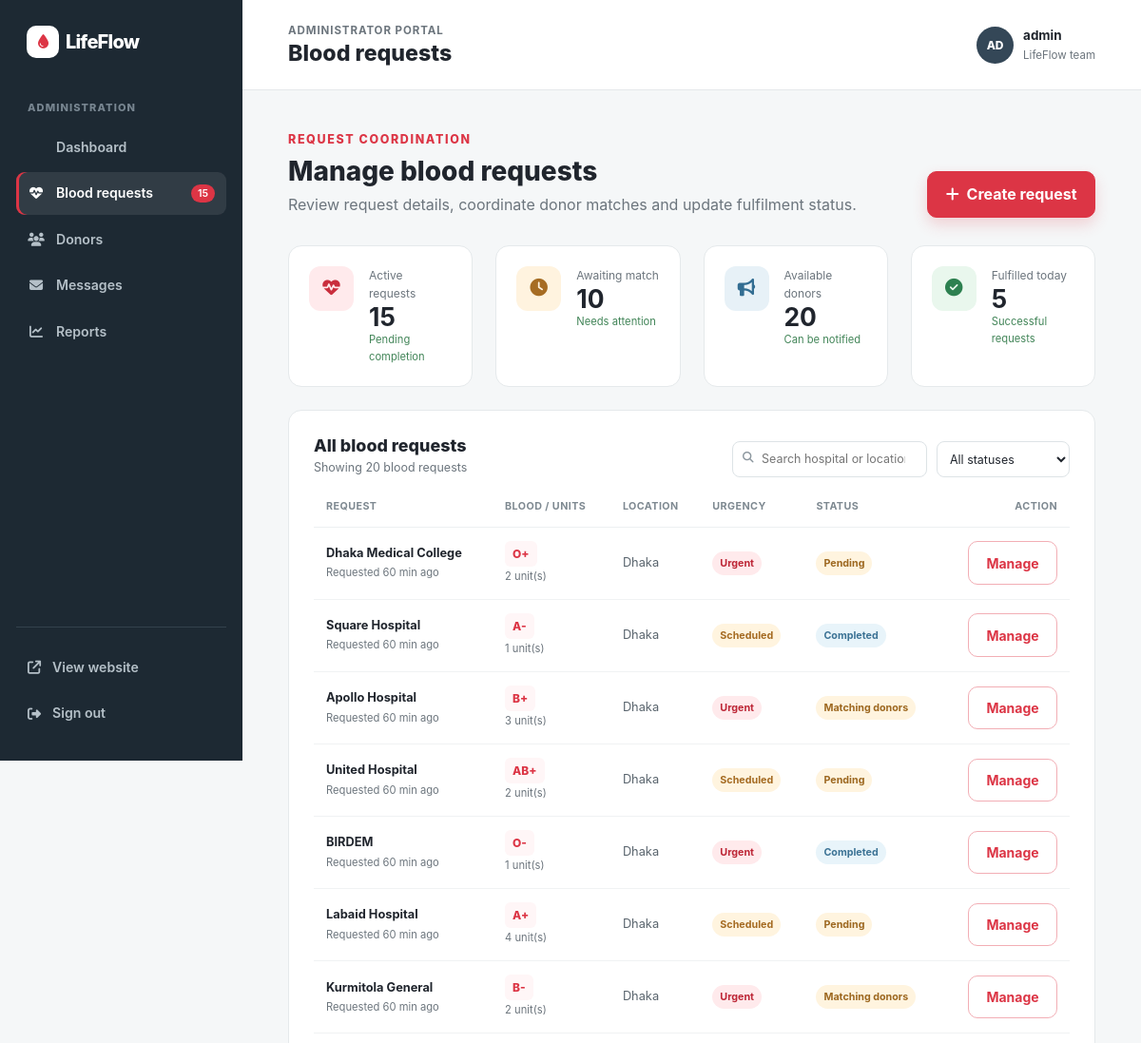
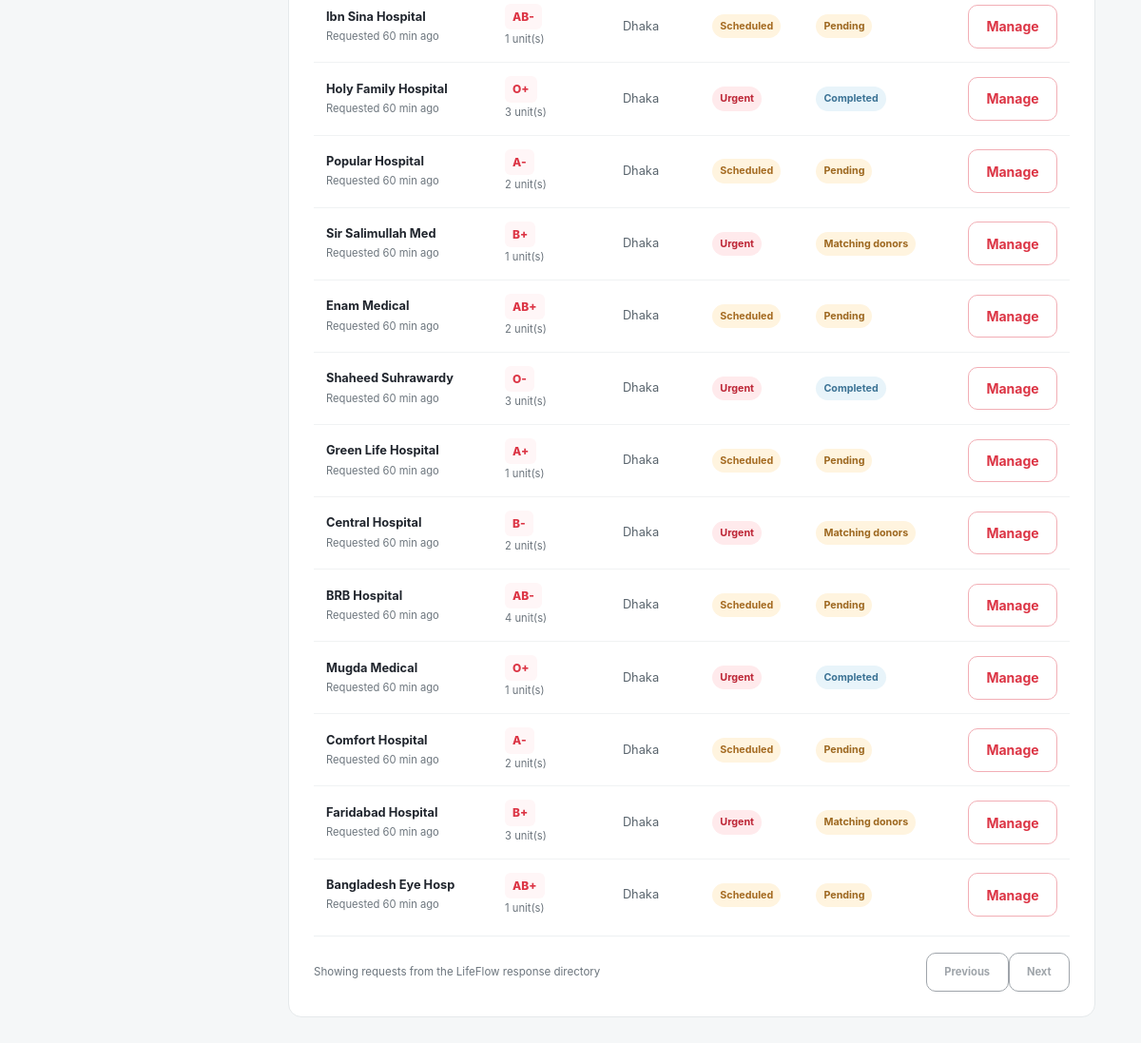
The page /admin/manage-requests.php (signed in) on the database its author committed (2 pictures, top to bottom).
### tables this page shows
CREATE TABLE blood_requests (
    id INT AUTO_INCREMENT PRIMARY KEY,
    patient_name VARCHAR(100) NOT NULL,
    blood_group VARCHAR(5) NOT NULL,
    units INT NOT NULL CHECK (units > 0),
    urgency VARCHAR(20) NOT NULL CHECK (urgency IN ('Urgent', 'Scheduled')),
    hospital VARCHAR(100) NOT NULL,
    city VARCHAR(50) NOT NULL,
    address VARCHAR(255) NOT NULL,
    contact_name VARCHAR(100) NOT NULL,
    phone VARCHAR(20) NOT NULL,
    notes TEXT,
    status VARCHAR(20) DEFAULT 'Pending' CHECK (status IN ('Pending', 'Matching donors', 'Completed')),
    created_at TIMESTAMP DEFAULT CURRENT_TIMESTAMP,
    CHECK (blood_group IN ('A+', 'A-', 'B+', 'B-', 'AB+', 'AB-', 'O+', 'O-'))
);

### admin/manage-requests.php (the view, shortened to what this page needs)
<?php
require_once '../includes/db.php';
$stmt = $pdo->query("SELECT * FROM blood_requests ORDER BY created_at DESC");
$requests = $stmt->fetchAll();
$activeRequestsCount = $pdo->query("SELECT COUNT(*) FROM blood_requests WHERE status != 'Completed'")->fetchColumn();
$awaitingMatch = $pdo->query("SELECT COUNT(*) FROM blood_requests WHERE status = 'Pending'")->fetchColumn();
$fulfilledToday = $pdo->query("SELECT COUNT(*) FROM blood_requests WHERE status = 'Completed' AND DATE(created_at) = CURDATE()")->fetchColumn();
$donorsNotified = $pdo->query("SELECT COUNT(*) FROM donors WHERE availability_status = 'Available'")->fetchColumn();
function time_ago($datetime) {
    $time_ago = strtotime($datetime);
    $current_time = time();
    $time_difference = $current_time - $time_ago;
    $seconds = $time_difference;
    $minutes      = round($seconds / 60);
    $hours           = round($seconds / 3600);
    $days          = round($seconds / 86400);
    if($seconds <= 60) {
        return "Just now";
    } else if($minutes <= 60) {
        return "$minutes min ago";
    } else if($hours <= 24) {
        return "$hours hrs ago";
    } else {
        return "$days days ago";
    }
}
?>
<!doctype html>
<html lang="en">
<head>
    <link href="https://cdn.jsdelivr.net/npm/bootstrap@5.3.3/dist/css/bootstrap.min.css" rel="stylesheet">
    <link href="https://cdnjs.cloudflare.com/ajax/libs/font-awesome/6.5.2/css/all.min.css" rel="stylesheet">
    <link href="../assets/css/main.css" rel="stylesheet">
    <link href="../assets/css/admin-home.css" rel="stylesheet">
</head>
<body class="admin-home-page">
    <div class="admin-shell"><aside class="admin-sidebar" id="adminSidebar"><a class="admin-sidebar-brand" href="index.php"><span class="brand-mark"><i class="fa-solid fa-droplet"></i></span><span>LifeFlow</span></a><p class="admin-sidebar-label">Administration</p><nav class="admin-menu" aria-label="Admin navigation"><a href="index.php"><i class="fa-solid fa-grid-2"></i> Dashboard</a><a class="active" href="manage-requests.php"><i class="fa-solid fa-heart-pulse"></i> Blood requests <span><?= $activeRequestsCount ?></span></a><a href="manage-donors.php"><i class="fa-solid fa-users"></i> Donors</a><a href="messages.php"><i class="fa-solid fa-envelope"></i> Messages</a><a href="reports.php"><i class="fa-solid fa-chart-line"></i> Reports</a></nav><div class="admin-sidebar-bottom"><a href="../index.html"><i class="fa-solid fa-arrow-up-right-from-square"></i> View website</a><a href="logout.php"><i class="fa-solid fa-right-from-bracket"></i> Sign out</a></div></aside>
        <div class="admin-main"><header class="admin-topbar"><div><p class="admin-eyebrow">Administrator portal</p><h1>Blood requests</h1></div><div class="admin-profile"><span class="admin-profile-avatar">AD</span><div><strong><?= htmlspecialchars($_SESSION['admin_username'] ?? 'Admin') ?></strong><small>LifeFlow team</small></div></div></header>
            <main class="admin-content"><section class="admin-welcome"><div><span class="section-kicker">Request coordination</span><h2>Manage blood requests</h2><p>Review request details, coordinate donor matches and update fulfilment status.</p></div><a href="../blood-request.php" class="btn btn-danger"><i class="fa-solid fa-plus me-1"></i> Create request</a></section>
                <section class="row g-4 admin-stats"><div class="col-sm-6 col-xl-3"><article class="admin-stat-card"><span class="admin-stat-icon icon-red"><i class="fa-solid fa-heart-pulse"></i></span><div><small>Active requests</small><strong><?= $activeRequestsCount ?></strong><p>Pending completion</p></div></article></div><div class="col-sm-6 col-xl-3"><article class="admin-stat-card"><span class="admin-stat-icon icon-gold"><i class="fa-solid fa-clock"></i></span><div><small>Awaiting match</small><strong><?= $awaitingMatch ?></strong><p>Needs attention</p></div></article></div><div class="col-sm-6 col-xl-3"><article class="admin-stat-card"><span class="admin-stat-icon icon-blue"><i class="fa-solid fa-bullhorn"></i></span><div><small>Available donors</small><strong><?= $donorsNotified ?></strong><p>Can be notified</p></div></article></div><div class="col-sm-6 col-xl-3"><article class="admin-stat-card"><span class="admin-stat-icon icon-green"><i class="fa-solid fa-circle-check"></i></span><div><small>Fulfilled today</small><strong><?= $fulfilledToday ?></strong><p>Successful requests</p></div></article></div></section>
                <section class="admin-panel mt-4"><div class="admin-panel-heading donor-management-heading"><div><h2>All blood requests</h2><p id="requestCount">Showing <?= count($requests) ?> blood requests</p></div><div class="admin-donor-filters"><div class="admin-search"><i class="fa-solid fa-magnifying-glass"></i><input type="search" id="requestSearch" placeholder="Search hospital or location"></div><select id="requestFilter" aria-label="Filter by request status"><option value="">All statuses</option><option value="matching">Matching donors</option><option value="open">Open</option><option value="fulfilled">Fulfilled</option></select></div></div><div class="table-responsive"><table class="table admin-table admin-request-table align-middle"><thead><tr><th>Request</th><th>Blood / units</th><th>Location</th><th>Urgency</th><th>Status</th><th class="text-end">Action</th></tr></thead><tbody id="requestTable">
                <?php foreach ($requests as $req):
                    $statusClass = 'open';
                    if (strtolower($req['status']) === 'matching donors' || strtolower($req['status']) === 'pending') $statusClass = 'pending';
                    $urgencyClass = strtolower($req['urgency']) === 'urgent' ? 'urgent' : 'standard';
                ?>
                <tr data-name="<?= htmlspecialchars($req['hospital'] . ' ' . $req['city']) ?>" data-status="<?= strtolower(htmlspecialchars($req['status'])) ?>">
                    <td><strong><?= htmlspecialchars($req['hospital']) ?></strong><small>Requested <?= time_ago($req['created_at']) ?></small></td>
                    <td><span class="admin-blood-badge"><?= htmlspecialchars($req['blood_group']) ?></span><small class="request-units"><?= htmlspecialchars($req['units']) ?> unit(s)</small></td>
                    <td><?= htmlspecialchars($req['city']) ?></td>
                    <td><span class="urgency <?= $urgencyClass ?>"><?= htmlspecialchars($req['urgency']) ?></span></td>
                    <td><span class="request-status <?= $statusClass ?>"><?= htmlspecialchars($req['status']) ?></span></td>
                    <td class="text-end"><button class="btn btn-sm btn-outline-danger request-action" type="button" data-request="<?= htmlspecialchars($req['hospital']) ?>" data-id="<?= $req['id'] ?>">Manage</button></td>
                </tr>
                <?php endforeach; ?>
                </tbody></table></div><div class="admin-table-footer"><span>Showing requests from the LifeFlow response directory</span><div><button class="btn btn-sm btn-outline-secondary" disabled>Previous</button><button class="btn btn-sm btn-outline-secondary" disabled>Next</button></div></div></section></main>
        </div></div>
</body>
</html>

### assets/css/main.css (style rules this page uses)
:root { --primary: #dc3545; --primary-dark: #b52a38; --ink: #20252d; --muted: #6c757d; --surface: #fff; --soft: #fff6f7; --line: #edf0f2; --shadow: 0 12px 30px rgba(31, 42, 55, .08); --radius: 18px }
* { box-sizing: border-box }
html { scroll-behavior: smooth }
body { margin: 0; font-family: Inter, system-ui, -apple-system, BlinkMacSystemFont, "Segoe UI", sans-serif; color: var(--ink); background: #fff; line-height: 1.6 }
.section-kicker { color: var(--primary); font-size: .78rem; font-weight: 800; letter-spacing: .13em; text-transform: uppercase }
.brand-mark { display: inline-grid; place-items: center; width: 34px; height: 34px; margin-right: 7px; border-radius: 10px; color: #fff; background: var(--primary); font-size: .92rem }
.btn { border-radius: 10px; font-weight: 700; padding: .7rem 1.15rem; transition: transform .2s, box-shadow .2s }
.btn-danger { background: var(--primary); border-color: var(--primary); box-shadow: 0 7px 16px rgba(220, 53, 69, .2) }
.btn-outline-danger { color: var(--primary); border-color: #f2aeb5 }

### rows shown on the page
blood_requests: hospital "Dhaka Medical College", created_at "60 min ago", blood_group "O+", units "2", city "Dhaka", urgency "Urgent", status "Pending"
blood_requests: hospital "Square Hospital", created_at "60 min ago", blood_group "A-", units "1", city "Dhaka", urgency "Scheduled", status "Completed"
blood_requests: hospital "Apollo Hospital", created_at "60 min ago", blood_group "B+", units "3", city "Dhaka", urgency "Urgent", status "Matching donors"
blood_requests: hospital "United Hospital", created_at "60 min ago", blood_group "AB+", units "2", city "Dhaka", urgency "Scheduled", status "Pending"
blood_requests: hospital "BIRDEM", created_at "60 min ago", blood_group "O-", units "1", city "Dhaka", urgency "Urgent", status "Completed"
blood_requests: hospital "Labaid Hospital", created_at "60 min ago", blood_group "A+", units "4", city "Dhaka", urgency "Scheduled", status "Pending"
blood_requests: hospital "Kurmitola General", created_at "60 min ago", blood_group "B-", units "2", city "Dhaka", urgency "Urgent", status "Matching donors"
blood_requests: hospital "Ibn Sina Hospital", created_at "60 min ago", blood_group "AB-", units "1", city "Dhaka", urgency "Scheduled", status "Pending"
blood_requests: hospital "Holy Family Hospital", created_at "60 min ago", blood_group "O+", units "3", city "Dhaka", urgency "Urgent", status "Completed"
blood_requests: hospital "Popular Hospital", created_at "60 min ago", blood_group "A-", units "2", city "Dhaka", urgency "Scheduled", status "Pending"
blood_requests: hospital "Sir Salimullah Med", created_at "60 min ago", blood_group "B+", units "1", city "Dhaka", urgency "Urgent", status "Matching donors"
blood_requests: hospital "Enam Medical", created_at "60 min ago", blood_group "AB+", units "2", city "Dhaka", urgency "Scheduled", status "Pending"
blood_requests: hospital "Shaheed Suhrawardy", created_at "60 min ago", blood_group "O-", units "3", city "Dhaka", urgency "Urgent", status "Completed"
blood_requests: hospital "Green Life Hospital", created_at "60 min ago", blood_group "A+", units "1", city "Dhaka", urgency "Scheduled", status "Pending"
blood_requests: hospital "Central Hospital", created_at "60 min ago", blood_group "B-", units "2", city "Dhaka", urgency "Urgent", status "Matching donors"
blood_requests: hospital "BRB Hospital", created_at "60 min ago", blood_group "AB-", units "4", city "Dhaka", urgency "Scheduled", status "Pending"
blood_requests: hospital "Mugda Medical", created_at "60 min ago", blood_group "O+", units "1", city "Dhaka", urgency "Urgent", status "Completed"
blood_requests: hospital "Comfort Hospital", created_at "60 min ago", blood_group "A-", units "2", city "Dhaka", urgency "Scheduled", status "Pending"
blood_requests: hospital "Faridabad Hospital", created_at "60 min ago", blood_group "B+", units "3", city "Dhaka", urgency "Urgent", status "Matching donors"
blood_requests: hospital "Bangladesh Eye Hosp", created_at "60 min ago", blood_group "AB+", units "1", city "Dhaka", urgency "Scheduled", status "Pending"

### other values the page prints
$activeRequestsCount "15"
$_SESSION['admin_username'] "admin"
$awaitingMatch "10"
$donorsNotified "20"
$fulfilledToday "5"
count($requests) "20"
